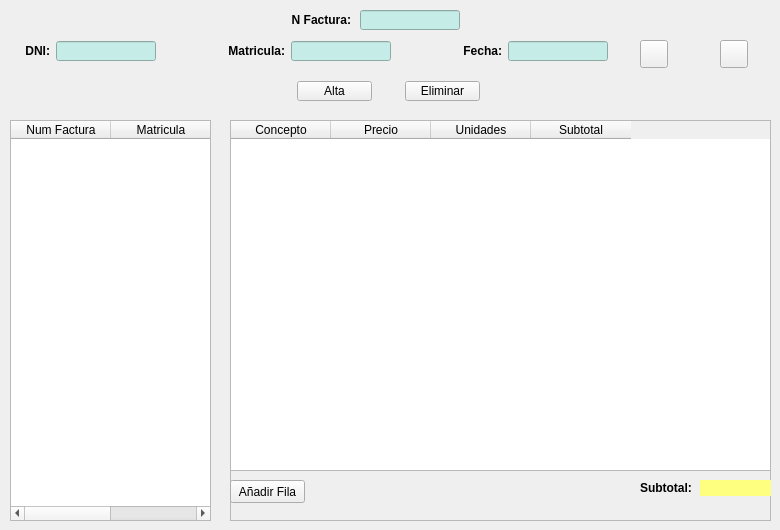
    <widget class="QWidget" name="tab2">
     <attribute name="title">
      <string>Facturacion</string>
     </attribute>
     <widget class="QTableWidget" name="tabFacturas">
      <property name="geometry">
       <rect>
        <x>10</x>
        <y>120</y>
        <width>201</width>
        <height>401</height>
       </rect>
      </property>
      <property name="selectionBehavior">
       <enum>QAbstractItemView::SelectRows</enum>
      </property>
      <column>
       <property name="text">
        <string>Num Factura</string>
       </property>
      </column>
      <column>
       <property name="text">
        <string>Matricula</string>
       </property>
      </column>
     </widget>
     <widget class="QWidget" name="layoutWidget_7">
      <property name="geometry">
       <rect>
        <x>270</x>
        <y>80</y>
        <width>239</width>
        <height>22</height>
       </rect>
      </property>
      <layout class="QHBoxLayout" name="horizontalLayout_7">
       <item>
        <widget class="QPushButton" name="btnAltaFac">
         <property name="minimumSize">
          <size>
           <width>75</width>
           <height>20</height>
          </size>
         </property>
         <property name="maximumSize">
          <size>
           <width>75</width>
           <height>20</height>
          </size>
         </property>
         <property name="text">
          <string>Alta</string>
         </property>
        </widget>
       </item>
       <item>
        <widget class="QPushButton" name="btnBorraFac">
         <property name="minimumSize">
          <size>
           <width>75</width>
           <height>20</height>
          </size>
         </property>
         <property name="maximumSize">
          <size>
           <width>75</width>
           <height>20</height>
          </size>
         </property>
         <property name="text">
          <string>Eliminar</string>
         </property>
        </widget>
       </item>
      </layout>
     </widget>
     <widget class="QWidget" name="layoutWidget">
      <property name="geometry">
       <rect>
        <x>20</x>
        <y>40</y>
        <width>588</width>
        <height>22</height>
       </rect>
      </property>
      <layout class="QHBoxLayout" name="horizontalLayout_8">
       <item>
        <widget class="QLabel" name="lblDni_2">
         <property name="minimumSize">
          <size>
           <width>30</width>
           <height>20</height>
          </size>
         </property>
         <property name="maximumSize">
          <size>
           <width>30</width>
           <height>20</height>
          </size>
         </property>
         <property name="font">
          <font>
           <pointsize>9</pointsize>
           <weight>75</weight>
           <bold>true</bold>
          </font>
         </property>
         <property name="text">
          <string>DNI:</string>
         </property>
         <property name="alignment">
          <set>Qt::AlignRight|Qt::AlignTrailing|Qt::AlignVCenter</set>
         </property>
        </widget>
       </item>
       <item>
        <widget class="QLineEdit" name="txtDniFac">
         <property name="minimumSize">
          <size>
           <width>100</width>
           <height>20</height>
          </size>
         </property>
         <property name="maximumSize">
          <size>
           <width>100</width>
           <height>20</height>
          </size>
         </property>
         <property name="styleSheet">
          <string notr="true">background-color: rgb(197, 236, 230);</string>
         </property>
        </widget>
       </item>
       <item>
        <spacer name="horizontalSpacer">
         <property name="orientation">
          <enum>Qt::Horizontal</enum>
         </property>
         <property name="sizeHint" stdset="0">
          <size>
           <width>58</width>
           <height>17</height>
          </size>
         </property>
        </spacer>
       </item>
       <item>
        <widget class="QLabel" name="lblDni_3">
         <property name="minimumSize">
          <size>
           <width>30</width>
           <height>20</height>
          </size>
         </property>
         <property name="font">
          <font>
           <pointsize>9</pointsize>
           <weight>75</weight>
           <bold>true</bold>
          </font>
         </property>
         <property name="text">
          <string>Matricula:</string>
         </property>
         <property name="alignment">
          <set>Qt::AlignRight|Qt::AlignTrailing|Qt::AlignVCenter</set>
         </property>
        </widget>
       </item>
       <item>
        <widget class="QLineEdit" name="txtMatriculaFac">
         <property name="minimumSize">
          <size>
           <width>100</width>
           <height>20</height>
          </size>
         </property>
         <property name="maximumSize">
          <size>
           <width>100</width>
           <height>20</height>
          </size>
         </property>
         <property name="styleSheet">
          <string notr="true">background-color: rgb(197, 236, 230);</string>
         </property>
        </widget>
       </item>
       <item>
        <spacer name="horizontalSpacer_2">
         <property name="orientation">
          <enum>Qt::Horizontal</enum>
         </property>
         <property name="sizeHint" stdset="0">
          <size>
           <width>58</width>
           <height>17</height>
          </size>
         </property>
        </spacer>
       </item>
       <item>
        <widget class="QLabel" name="lblDni_4">
         <property name="minimumSize">
          <size>
           <width>30</width>
           <height>20</height>
          </size>
         </property>
         <property name="font">
          <font>
           <pointsize>9</pointsize>
           <weight>75</weight>
           <bold>true</bold>
          </font>
         </property>
         <property name="text">
          <string>Fecha:</string>
         </property>
         <property name="alignment">
          <set>Qt::AlignRight|Qt::AlignTrailing|Qt::AlignVCenter</set>
         </property>
        </widget>
       </item>
       <item>
        <widget class="QLineEdit" name="txtFechaFac">
         <property name="minimumSize">
          <size>
           <width>100</width>
           <height>20</height>
          </size>
         </property>
         <property name="maximumSize">
          <size>
           <width>100</width>
           <height>20</height>
          </size>
         </property>
         <property name="styleSheet">
          <string notr="true">background-color: rgb(197, 236, 230);</string>
         </property>
        </widget>
       </item>
      </layout>
     </widget>
     <widget class="QLabel" name="lblFactura">
      <property name="geometry">
       <rect>
        <x>290</x>
        <y>10</y>
        <width>61</width>
        <height>20</height>
       </rect>
      </property>
      <property name="minimumSize">
       <size>
        <width>30</width>
        <height>20</height>
       </size>
      </property>
      <property name="font">
       <font>
        <pointsize>9</pointsize>
        <weight>75</weight>
        <bold>true</bold>
       </font>
      </property>
      <property name="text">
       <string>N Factura:</string>
      </property>
      <property name="alignment">
       <set>Qt::AlignRight|Qt::AlignTrailing|Qt::AlignVCenter</set>
      </property>
     </widget>
     <widget class="QLineEdit" name="txtFactura">
      <property name="geometry">
       <rect>
        <x>360</x>
        <y>10</y>
        <width>100</width>
        <height>20</height>
       </rect>
      </property>
      <property name="minimumSize">
       <size>
        <width>100</width>
        <height>20</height>
       </size>
      </property>
      <property name="maximumSize">
       <size>
        <width>100</width>
        <height>20</height>
       </size>
      </property>
      <property name="styleSheet">
       <string notr="true">background-color: rgb(197, 236, 230);</string>
      </property>
     </widget>
     <widget class="QPushButton" name="btnInformeCliente">
      <property name="geometry">
       <rect>
        <x>640</x>
        <y>40</y>
        <width>28</width>
        <height>28</height>
       </rect>
      </property>
      <property name="minimumSize">
       <size>
        <width>28</width>
        <height>28</height>
       </size>
      </property>
      <property name="maximumSize">
       <size>
        <width>28</width>
        <height>28</height>
       </size>
      </property>
      <property name="text">
       <string/>
      </property>
      <property name="icon">
       <iconset>
        <normaloff>img/informe-cliente.png</normaloff>img/informe-cliente.png</iconset>
      </property>
      <property name="iconSize">
       <size>
        <width>20</width>
        <height>20</height>
       </size>
      </property>
     </widget>
     <widget class="QFrame" name="frame">
      <property name="geometry">
       <rect>
        <x>230</x>
        <y>120</y>
        <width>541</width>
        <height>401</height>
       </rect>
      </property>
      <property name="frameShape">
       <enum>QFrame::StyledPanel</enum>
      </property>
      <property name="frameShadow">
       <enum>QFrame::Raised</enum>
      </property>
      <widget class="QTableWidget" name="tabVentas">
       <property name="geometry">
        <rect>
         <x>0</x>
         <y>0</y>
         <width>541</width>
         <height>351</height>
        </rect>
       </property>
       <property name="mouseTracking">
        <bool>false</bool>
       </property>
       <property name="acceptDrops">
        <bool>false</bool>
       </property>
       <property name="dragEnabled">
        <bool>false</bool>
       </property>
       <property name="alternatingRowColors">
        <bool>true</bool>
       </property>
       <property name="selectionMode">
        <enum>QAbstractItemView::ExtendedSelection</enum>
       </property>
       <property name="selectionBehavior">
        <enum>QAbstractItemView::SelectRows</enum>
       </property>
       <property name="textElideMode">
        <enum>Qt::ElideRight</enum>
       </property>
       <property name="cornerButtonEnabled">
        <bool>true</bool>
       </property>
       <property name="columnCount">
        <number>4</number>
       </property>
       <column>
        <property name="text">
         <string>Concepto</string>
        </property>
       </column>
       <column>
        <property name="text">
         <string>Precio</string>
        </property>
       </column>
       <column>
        <property name="text">
         <string>Unidades</string>
        </property>
       </column>
       <column>
        <property name="text">
         <string>Subtotal</string>
        </property>
       </column>
      </widget>
      <widget class="QLabel" name="lbl">
       <property name="geometry">
        <rect>
         <x>410</x>
         <y>360</y>
         <width>51</width>
         <height>16</height>
        </rect>
       </property>
       <property name="font">
        <font>
         <weight>75</weight>
         <bold>true</bold>
        </font>
       </property>
       <property name="text">
        <string>Subtotal:</string>
       </property>
      </widget>
      <widget class="QLabel" name="lblSubtotal">
       <property name="geometry">
        <rect>
         <x>470</x>
         <y>360</y>
         <width>71</width>
         <height>16</height>
        </rect>
       </property>
       <property name="autoFillBackground">
        <bool>false</bool>
       </property>
       <property name="styleSheet">
        <string notr="true">background-color: rgb(255, 255, 127);</string>
       </property>
       <property name="text">
        <string/>
       </property>
      </widget>
      <widget class="QPushButton" name="btnAddFila">
       <property name="geometry">
        <rect>
         <x>0</x>
         <y>360</y>
         <width>75</width>
         <height>23</height>
        </rect>
       </property>
       <property name="text">
        <string>Añadir Fila</string>
       </property>
      </widget>
     </widget>
     <widget class="QPushButton" name="btnInformeCoche">
      <property name="geometry">
       <rect>
        <x>720</x>
        <y>40</y>
        <width>28</width>
        <height>28</height>
       </rect>
      </property>
      <property name="minimumSize">
       <size>
        <width>28</width>
        <height>28</height>
       </size>
      </property>
      <property name="maximumSize">
       <size>
        <width>28</width>
        <height>28</height>
       </size>
      </property>
      <property name="text">
       <string/>
      </property>
      <property name="icon">
       <iconset>
        <normaloff>img/informe-coche.png</normaloff>img/informe-coche.png</iconset>
      </property>
      <property name="iconSize">
       <size>
        <width>20</width>
        <height>20</height>
       </size>
      </property>
     </widget>
    </widget>
